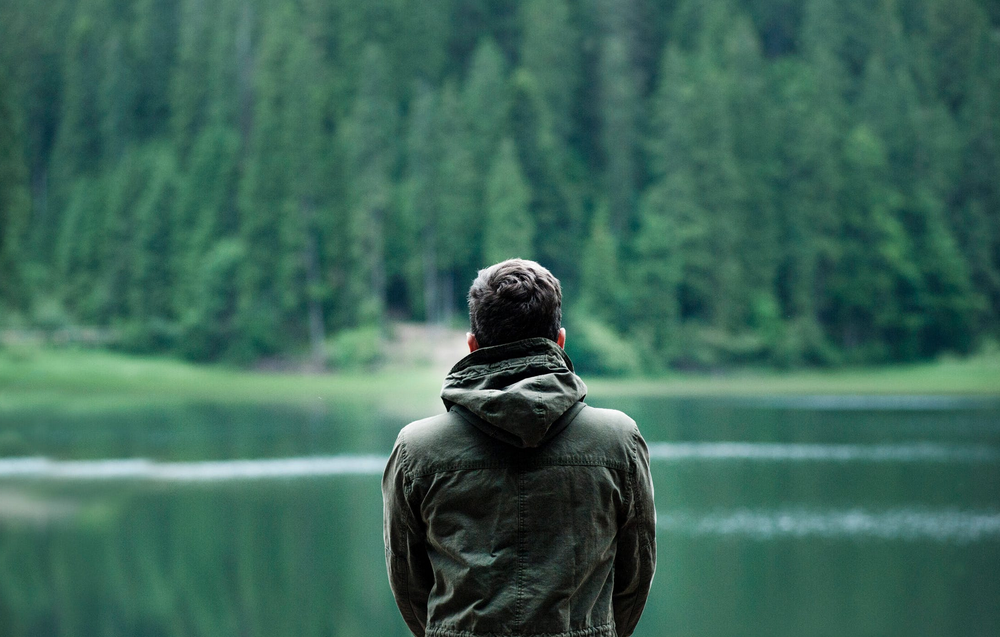
#> input picture Concepts/dset/image 1.png, 1000 x 637 px, shrunk from 1787 x 1138 before the run; its folder holds 3 pictures in this run
$ python blur.py
#> lines starting #> are read from the running program, lines starting #| are printed output that depends on the picture; long printed decimals are rounded
import numpy as np
import os

from scipy.ndimage import variance
from skimage import io
from skimage.color import rgb2gray
from skimage.filters import laplace

path = os.path.normpath("./dset")

edge_laplace1 = None

variancelist = []
maximum = []
label = []

for file in os.listdir(path):
    if file.endswith((".jpg", ".png", ".jpeg", ".JPG", ".JPEG", ".PNG")):
        # Load image
        img1 = io.imread(os.path.join(path, file))
#> img1 is the input picture: shape (637, 1000, 4); mean R, G, B, A 60.2, 102.5, 88.6, 255

        # Grayscale image
        img1 = rgb2gray(img1)
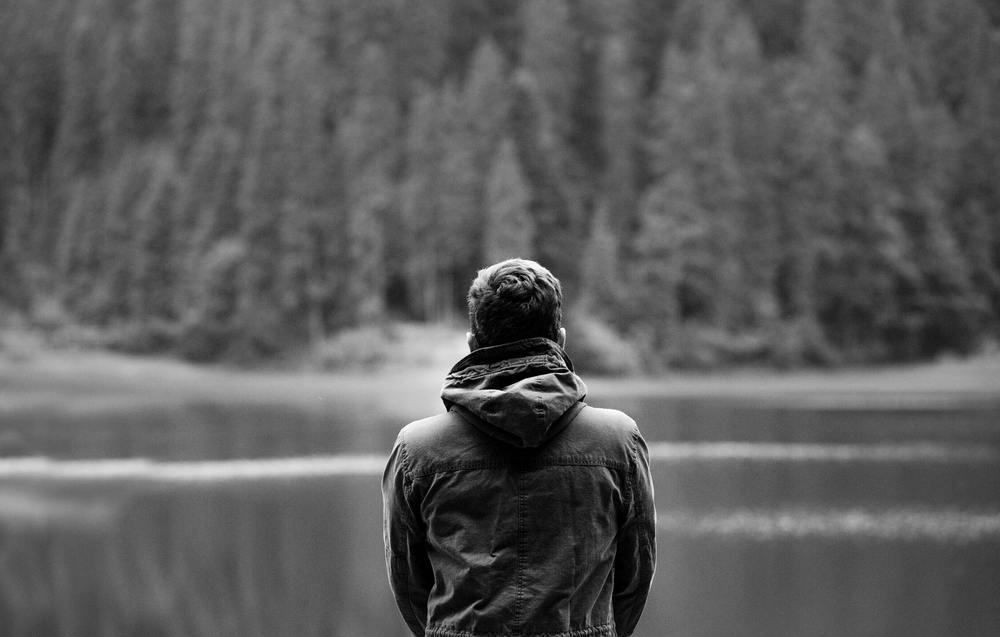
#> img1: shape (637, 1000) float64; min 0, max 1, mean 0.363

        # Print output
        variancelist.append(variance(laplace(img1, ksize=10)))
        maximum.append(np.amax(laplace(img1, ksize=10)))
        label.append(file)
#> pass 2 of the loop `for file in os.listdir(path):`:
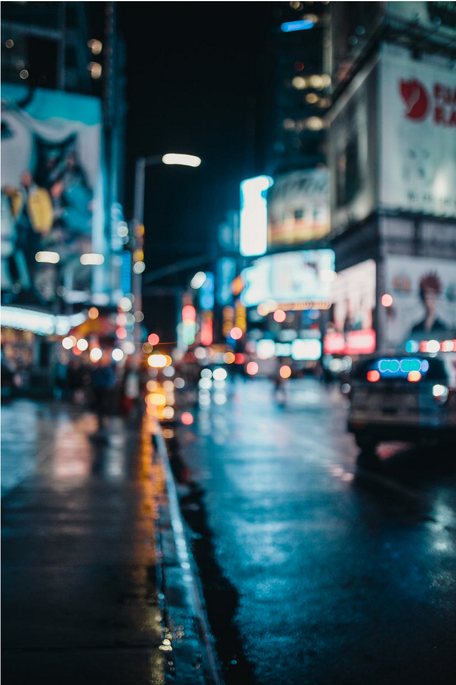
#> input picture Concepts/dset/image 2.png, 456 x 685 px, shrunk from 814 x 1224 before the run
#> img1 is the input picture: shape (685, 456, 4); mean R, G, B, A 57.7, 81.1, 89.7, 255
#> `img1 = rgb2gray(img1)`:
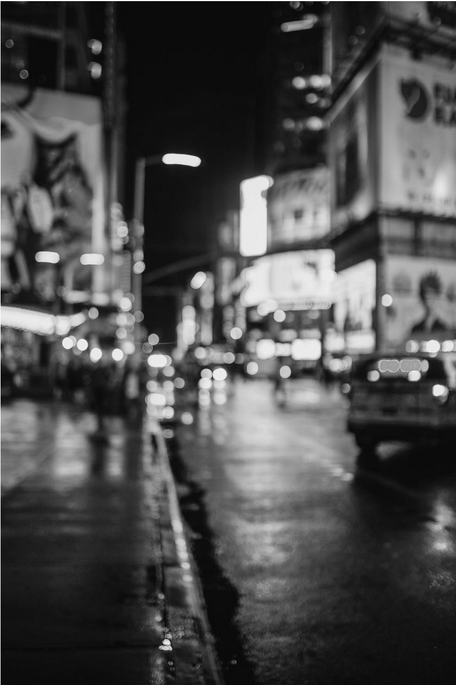
#> img1: shape (685, 456) float64; min 0, max 1, mean 0.301
#> pass 3 of the loop `for file in os.listdir(path):`:
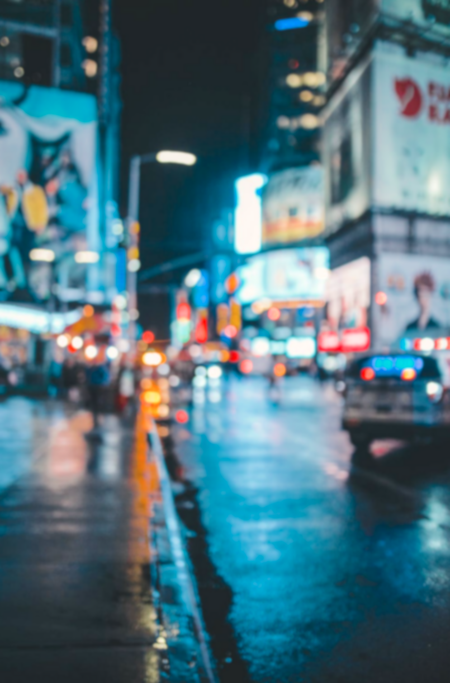
#> input picture Concepts/dset/image 6.png, 450 x 683 px, shrunk from 805 x 1220 before the run
#> img1 is the input picture: shape (683, 450, 4); mean R, G, B, A 79.6, 113.9, 125.8, 255
#> `img1 = rgb2gray(img1)`:
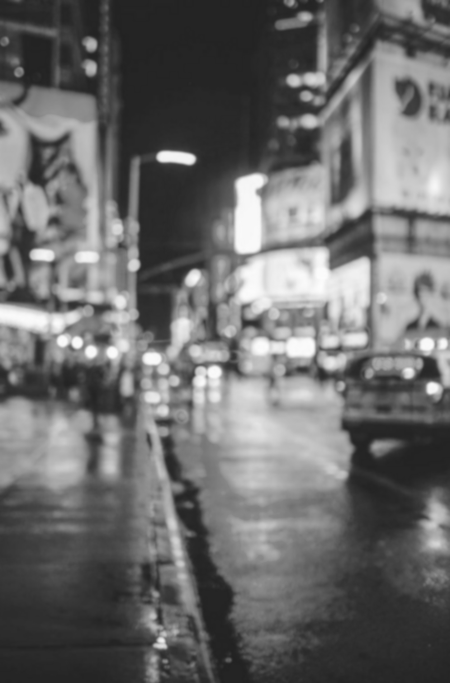
#> img1: shape (683, 450) float64; min 0.134, max 0.992, mean 0.421

print(variancelist)
#| [0.004088, 0.004571, 0.0002869]
print(maximum)
#| [1.403, 1.010, 0.1815]
print(label)
